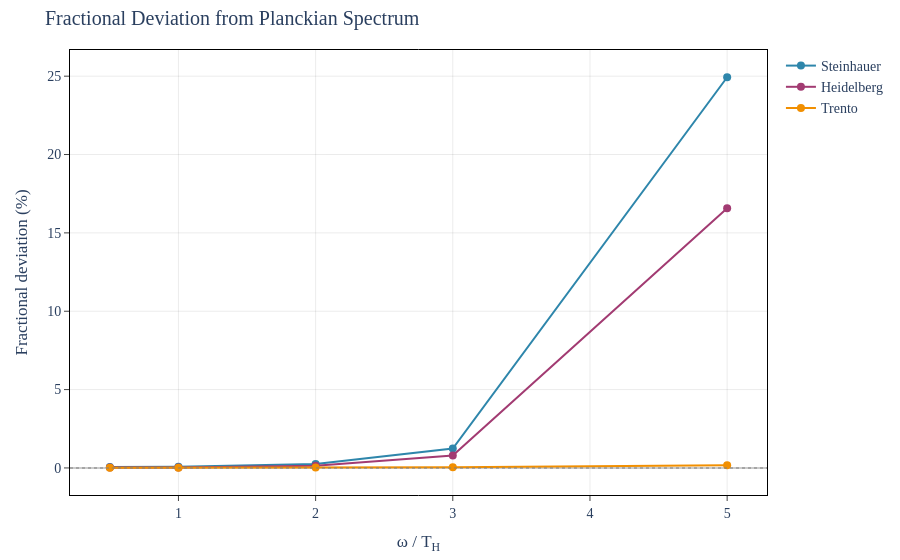

The notebook cell saved with this chart:
### Markdown cell above
## 2. Spectral Deviation Comparison

The fractional deviation from the Planckian spectrum is the primary observable. Positive deviations indicate excess phonon production (from dissipative heating); negative deviations indicate suppression (from dispersive blue-shifting of the effective temperature).

### Code cell
# viz-ref: fig_prediction_table_comparison

fig = go.Figure()

for name, table in tables.items():
    omegas = [p.omega_over_T_H for p in table.predictions]
    deviations = [p.fractional_deviation * 100 for p in table.predictions]

    fig.add_trace(
        go.Scatter(
            x=omegas,
            y=deviations,
            mode="lines+markers",
            name=name,
            line=dict(color=PLATFORM_COLORS[name], width=2),
            marker=dict(size=8),
        )
    )

fig.add_hline(y=0, line_dash="dot", line_color="grey", opacity=0.5)

apply_layout(
    fig,
    title="Fractional Deviation from Planckian Spectrum",
    xaxis_title="\u03c9 / T<sub>H</sub>",
    yaxis_title="Fractional deviation (%)",
)
fig.show()

### Figure 1 — Plotly figure (JSON) as saved in the notebook; plotly's stock layout.template omitted (floating-point values rounded to 4 significant figures)
{"data": [{"line": {"color": "#2E86AB", "width": 2}, "marker": {"size": 8}, "mode": "lines+markers", "name": "Steinhauer", "type": "scatter", "x": [0.5, 1, 2, 3, 5], "y": [0.05685, 0.07912, 0.2459, 1.242, 24.93]}, {"line": {"color": "#A23B72", "width": 2}, "marker": {"size": 8}, "mode": "lines+markers", "name": "Heidelberg", "type": "scatter", "x": [0.5, 1, 2, 3, 5], "y": [0.02505, 0.0357, 0.1394, 0.7952, 16.57]}, {"line": {"color": "#F18F01", "width": 2}, "marker": {"size": 8}, "mode": "lines+markers", "name": "Trento", "type": "scatter", "x": [0.5, 1, 2, 3, 5], "y": [0.01258, 0.01671, 0.02466, 0.03753, 0.1663]}], "layout": {"font": {"family": "CMU Serif, Computer Modern, Times New Roman, serif", "size": 14}, "margin": {"b": 60, "l": 70, "r": 30, "t": 50}, "paper_bgcolor": "white", "plot_bgcolor": "white", "shapes": [{"line": {"color": "grey", "dash": "dot"}, "opacity": 0.5, "type": "line", "x0": 0, "x1": 1, "xref": "x domain", "y0": 0, "y1": 0, "yref": "y"}], "title": {"text": "Fractional Deviation from Planckian Spectrum"}, "xaxis": {"gridcolor": "rgba(0,0,0,0.08)", "linecolor": "black", "linewidth": 1, "mirror": true, "showgrid": true, "showline": true, "ticks": "outside", "title": {"text": "ω / T<sub>H</sub>"}, "zeroline": true, "zerolinecolor": "rgba(0,0,0,0.2)"}, "yaxis": {"gridcolor": "rgba(0,0,0,0.08)", "linecolor": "black", "linewidth": 1, "mirror": true, "showgrid": true, "showline": true, "ticks": "outside", "title": {"text": "Fractional deviation (%)"}, "zeroline": true, "zerolinecolor": "rgba(0,0,0,0.2)"}}}
